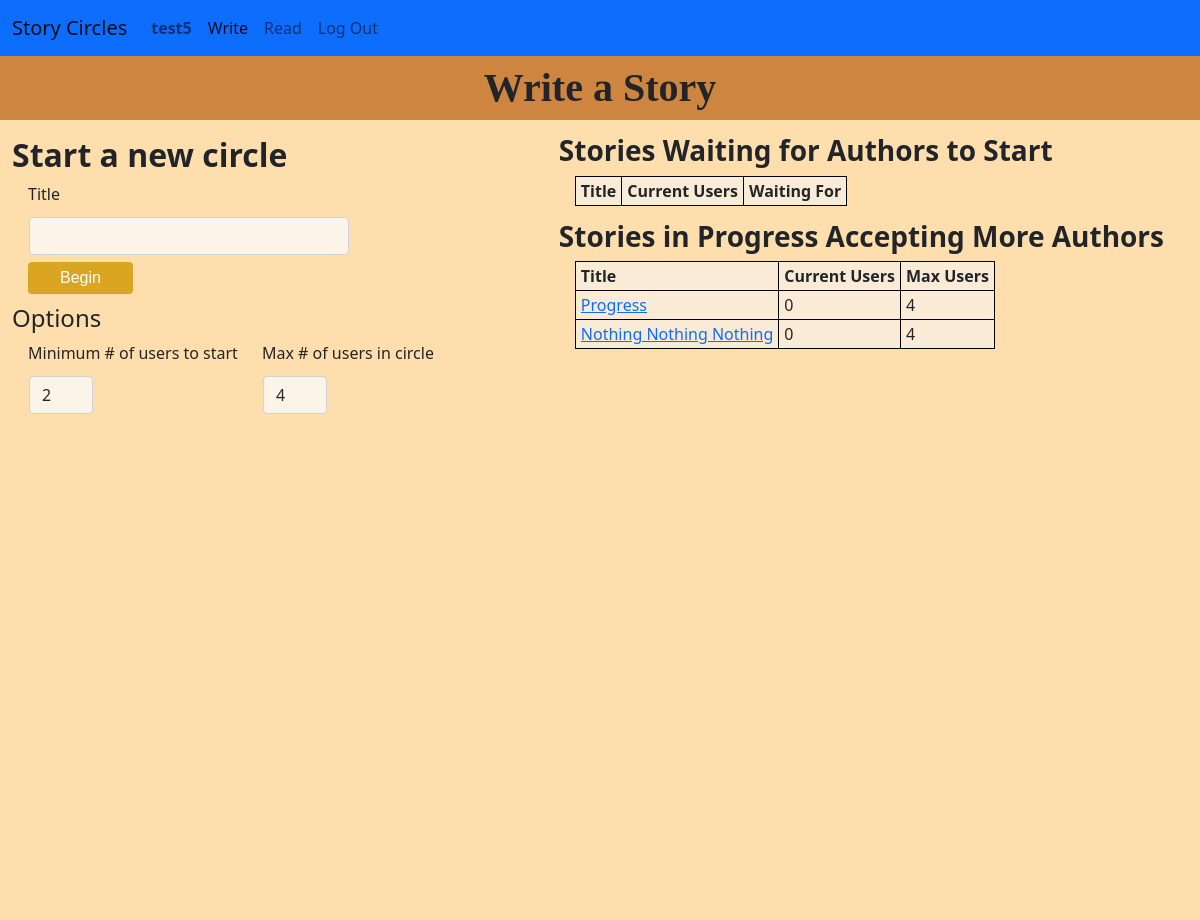
The page /circle/ (signed in) on the database its author committed.
### circle/models.py (models this page shows, shortened)
class User(AbstractUser):
    user_since = models.DateTimeField(blank=False, auto_now_add=True)
    liked_stories = models.ManyToManyField(
        "Story",
        related_name="liked_by",
        blank=True,
    )
    def get_absolute_url(self):
        return reverse('user', args=[self.pk])

class Circle(models.Model):
    creation_time = models.DateTimeField(auto_now_add=True)
    threshold_user_ct = models.IntegerField() #This is the number of users that must be connected to start the story
    max_user_ct = models.IntegerField()
    user_ct = models.IntegerField(default=0)
    turn_order = models.JSONField(default=list)
    class Proposal(models.TextChoices):
        END_STORY = 'ES', _('End Story')
        NEW_PARAGRAPH = 'NP', _('New Paragraph')
    active_proposal = models.CharField(
        max_length=2,
        choices=Proposal.choices,
        blank=True,
        null=True,
    )
    proposing_user = models.ForeignKey('User',
                                        null=True, on_delete=models.SET_NULL,
                                        related_name='ending_proposed')
    approved_proposal = models.ManyToManyField(
        User,
        blank=True
    )
    story = models.OneToOneField(
        'Story',
        blank=True,
        on_delete=models.CASCADE,
    )
    objects = CircleManager()
    open_circles = OpenCircleManager()
    waiting_circles = WaitingCircleManager()

class Story(models.Model):
    title = models.TextField(unique=True)
    authors = models.ManyToManyField(
        User,
        related_name="stories",
        blank=True
    )
    text = models.TextField()
    start_time = models.DateTimeField(blank=True, null=True)
    finish_time = models.DateTimeField(blank=True, null=True)
    finished = models.BooleanField(default=False)
    def get_absolute_url(self):
        if self.finished:
            return reverse('finished_story', args = [self.pk])
        else:
            return reverse('circle', args = [self.circle.pk])
    """ Return the text as html with "\n\n" converted to paragraph breaks """

### circle/views.py (the view)
# urls.py: path('', views.index, name='index'),
@login_required
def index(request):
    return render(request, 'circle/index.html', {
        "open_circles": Circle.open_circles.all(),
        "waiting_circles": Circle.waiting_circles.order_by('creation_time')
    })

### circle/models.py (called while the page is built)
    def get_queryset(self):
        return super().get_queryset().filter(user_ct__lt=F('max_user_ct'), story__start_time__isnull=False)

    def get_queryset(self):
        return super().get_queryset().filter(story__start_time__isnull=True)

### circle/templates/circle/index.html (shortened to what this page needs)
{% extends "circle/layout.html" %}
{% load static %}
{% block fullwidth %}
    <h1 class="page-title">
        Write a Story
    </h1>
{% endblock %}
{% block body %}
<div id="content-row" class="row w-100 justify-content-around">
    <div class="col-lg">
        <h2>Start a new circle</h2>
        <div class="input-div"><form>
            <label for="title-input" class="form-label">Title</label>
            <input id="title-input" class="form-control" type="text" size="20">
            <button id="title-submit" type="submit">Begin</button><br>
        </form></div>
        <h4>Options</h4>
        <div class="input-div">
            <form class="row justify-content-start">
                <div class="col-auto">
                    <label for="threshold-user-ct" class="form-label">Minimum # of users to start</label>
                    <input id="threshold-user-ct-input" class="form-control" type="number" name="threshold-user-ct" min="2" max="100" value="2">
                </div>
                <div class="col-auto">
                    <label for="max-user-ct" class="form-label">Max # of users in circle</label>
                    <input id="max-user-ct-input" class="form-control" type="number" name="max-user-ct" min ="2" max="100" value="4">
                </div>
            </form>
        </div>
    </div>
    <div class="col-lg-auto">
        <h3>Stories Waiting for Authors to Start</h3>
        <table>
            <tr>
                <th>Title</th>
                <th>Current Users</th>
                <th>Waiting For</th>
            </tr>
        </table>
        <h3>Stories in Progress Accepting More Authors</h3>
        <table>
            <tr>
                <th>Title</th>
                <th>Current Users</th>
                <th>Max Users</th>
            </tr>
            {% for circle in open_circles %}
            <tr>
                <td><a href="{{ circle.story.get_absolute_url }}">{{ circle.story.title }}</a></td>
                <td>{{ circle.user_ct }}</td>
                <td>{{ circle.max_user_ct }}</td>
            </tr>
            {% endfor %}
        </table>
    </div>
</div>
{% endblock %}

### circle/templates/circle/layout.html (shortened to what this page needs)
{% load static %}
<!DOCTYPE html>
<html lang="en">
    <head>
        <link href="https://cdn.jsdelivr.net/npm/bootstrap@5.0.0-beta1/dist/css/bootstrap.min.css" rel="stylesheet">
        <link href="{% static 'circle/styles.css' %}" rel="stylesheet">
    </head>
    <body>
        <nav class="navbar navbar-expand-md navbar-light bg-primary">
            <div class="container-fluid">
                <a class="navbar-brand" href="{% url 'index' %}">Story Circles</a>
                <div class="collapse navbar-collapse" id="navbarToggle">
                    <ul class="navbar-nav me-auto">
                        {% if user.is_authenticated %}
                        <li class="nav-item">
                            <a class="nav-link" id="current-user-nav" href="{{ user.get_absolute_url }}"><strong>{{ user.username }}</strong></a>
                        </li>
                        <li class="nav-item">
                            <a class="nav-link" id="write-nav" href="{% url 'index' %}">Write</a>
                        </li>
                        <li class="nav-item">
                            <a class="nav-link" id="read-nav" href="{% url 'finished_stories' %}">Read</a>
                        </li>
                        <li class="nav-item">
                            <a class="nav-link" href="{% url 'logout' %}">Log Out</a>
                        </li>
                        {% endif %}
                    </ul>
                </div>
            </div>
        </nav>
            {% block fullwidth %}
            {% endblock %}
            <div id="content-container" class="content-container container-xxl h-100">
                {% block body %}
                {% endblock %}
            </div>
    </body>
</html>

### circle/static/circle/styles.css (style rules this page uses)
html, body { height: 100%; }
body { background-color: BurlyWood; }
#content-container { background-color: NavajoWhite; }
h1 { margin-top: 0.5rem; text-align: center; font-weight: bold; font-family: "Times New Roman", serif; }
.page-title { background-color: Peru; margin: 0; padding: 0.5rem; }
h2, h3 { margin-top: 0.5em; font-weight: bold; }
h4 { margin-top: 0.25em; }
input { box-sizing: border-box; margin: 3px 1px; }
input[type=text], input[type=password], input[type=email] { width: 20em; }
.form-control, .form-control:focus { background-color: #fcf4e8; }
input[type=number] { width: 4em; }
button { display: inline-block; border-radius: 0.25rem; border: none; padding: 0.25rem 2rem; margin: 0.25rem 0; text-decoration: none; background: Goldenrod; color: #ffffff; font-family: sans-serif; font-size: 1rem; cursor: pointer; text-align: center; transition: background 250ms ease-in-out, transform 150ms ease; -webkit-appearance: none; -moz-appearance: none; }
.input-div { margin-left: 1rem; }
table { background-color: AntiqueWhite; border-collapse: collapse; margin-left: 1rem; }
table, th, td { border: 1px solid black; padding: 2px 5px; }

### rows shown on the page
User: username "test5"
Circle: story "Progress", user_ct "0", max_user_ct "4"
Circle: story "Nothing Nothing Nothing", user_ct "0", max_user_ct "4"
